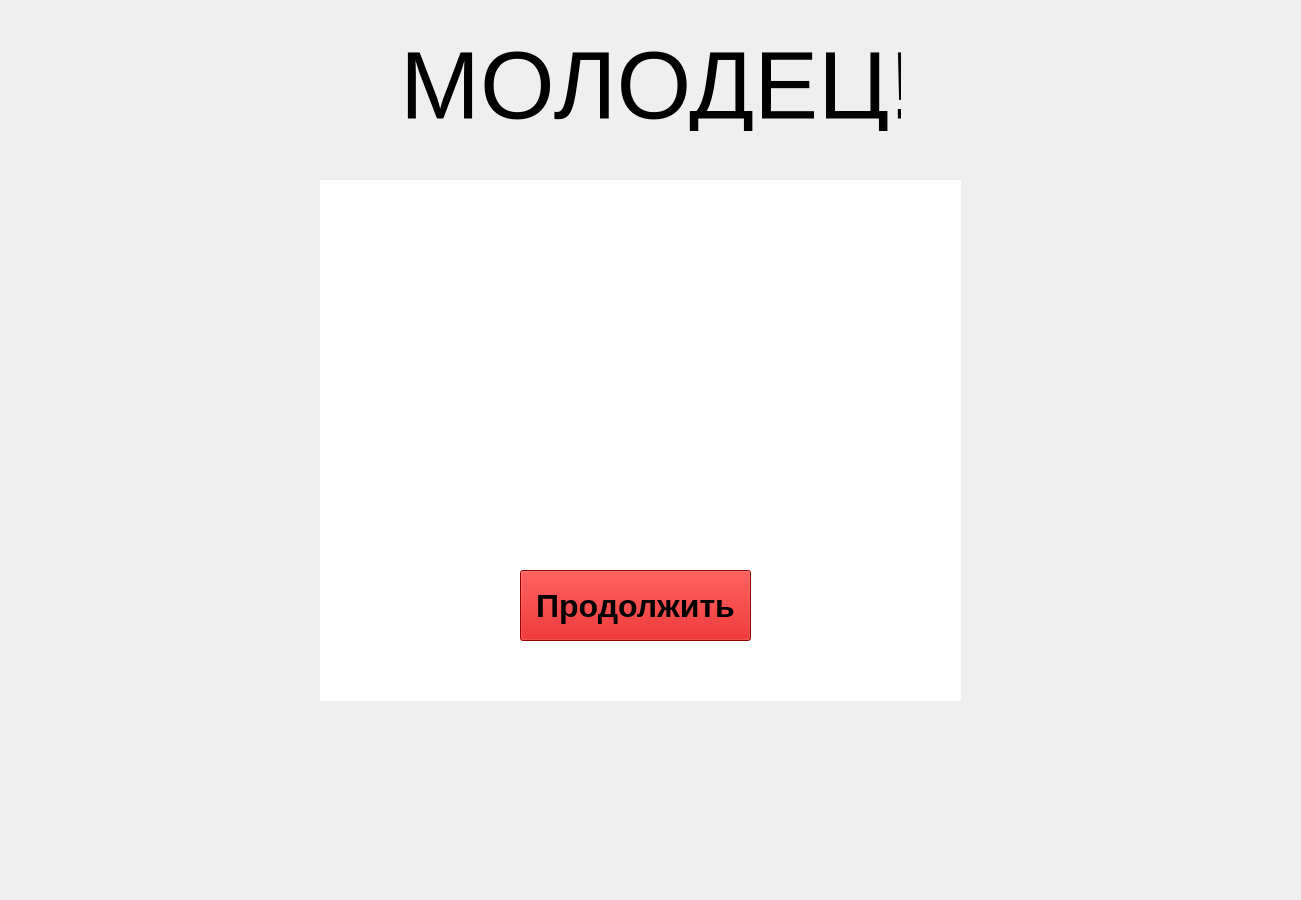
<?xml version="1.0" encoding="UTF-8"?>
<ui version="4.0">
 <class>Congratulations</class>
 <widget class="QMainWindow" name="Congratulations">
  <property name="geometry">
   <rect>
    <x>0</x>
    <y>0</y>
    <width>1301</width>
    <height>900</height>
   </rect>
  </property>
  <property name="windowTitle">
   <string>MainWindow</string>
  </property>
  <property name="styleSheet">
   <string notr="true"/>
  </property>
  <widget class="QWidget" name="centralwidget">
   <widget class="QLabel" name="label">
    <property name="geometry">
     <rect>
      <x>400</x>
      <y>40</y>
      <width>501</width>
      <height>91</height>
     </rect>
    </property>
    <property name="font">
     <font>
      <pointsize>72</pointsize>
     </font>
    </property>
    <property name="text">
     <string>МОЛОДЕЦ!</string>
    </property>
   </widget>
   <widget class="QWidget" name="widget" native="true">
    <property name="geometry">
     <rect>
      <x>320</x>
      <y>180</y>
      <width>641</width>
      <height>521</height>
     </rect>
    </property>
    <property name="styleSheet">
     <string notr="true">background-color: rgb(255, 255, 255);</string>
    </property>
    <widget class="QPushButton" name="NextBut">
     <property name="geometry">
      <rect>
       <x>200</x>
       <y>390</y>
       <width>231</width>
       <height>71</height>
      </rect>
     </property>
     <property name="font">
      <font>
       <pointsize>24</pointsize>
       <weight>75</weight>
       <bold>true</bold>
      </font>
     </property>
     <property name="styleSheet">
      <string notr="true">background-color: rgb(206, 0, 0);</string>
     </property>
     <property name="text">
      <string>Продолжить</string>
     </property>
    </widget>
    <widget class="QLabel" name="GoodResWord">
     <property name="geometry">
      <rect>
       <x>190</x>
       <y>80</y>
       <width>391</width>
       <height>241</height>
      </rect>
     </property>
     <property name="font">
      <font>
       <pointsize>72</pointsize>
      </font>
     </property>
     <property name="styleSheet">
      <string notr="true"/>
     </property>
     <property name="text">
      <string/>
     </property>
    </widget>
   </widget>
  </widget>
 </widget>
 <resources/>
 <connections/>
</ui>
